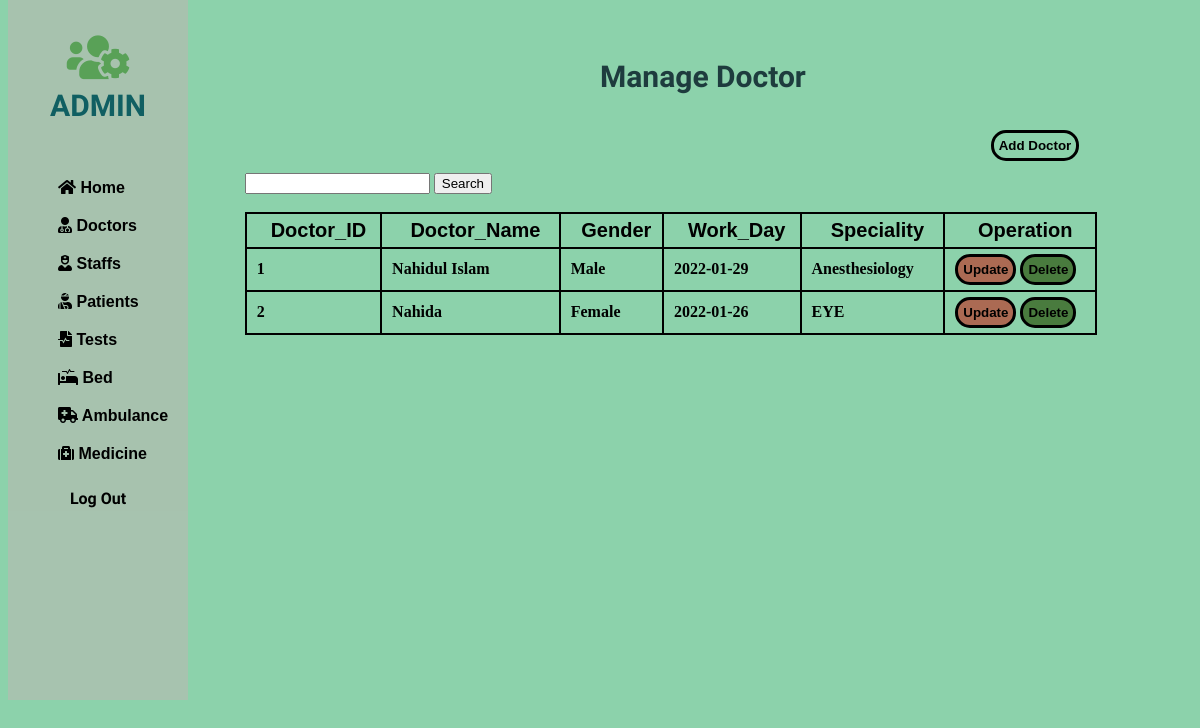
The page /php/Doctor/doctor.php on the database as committed earlier.
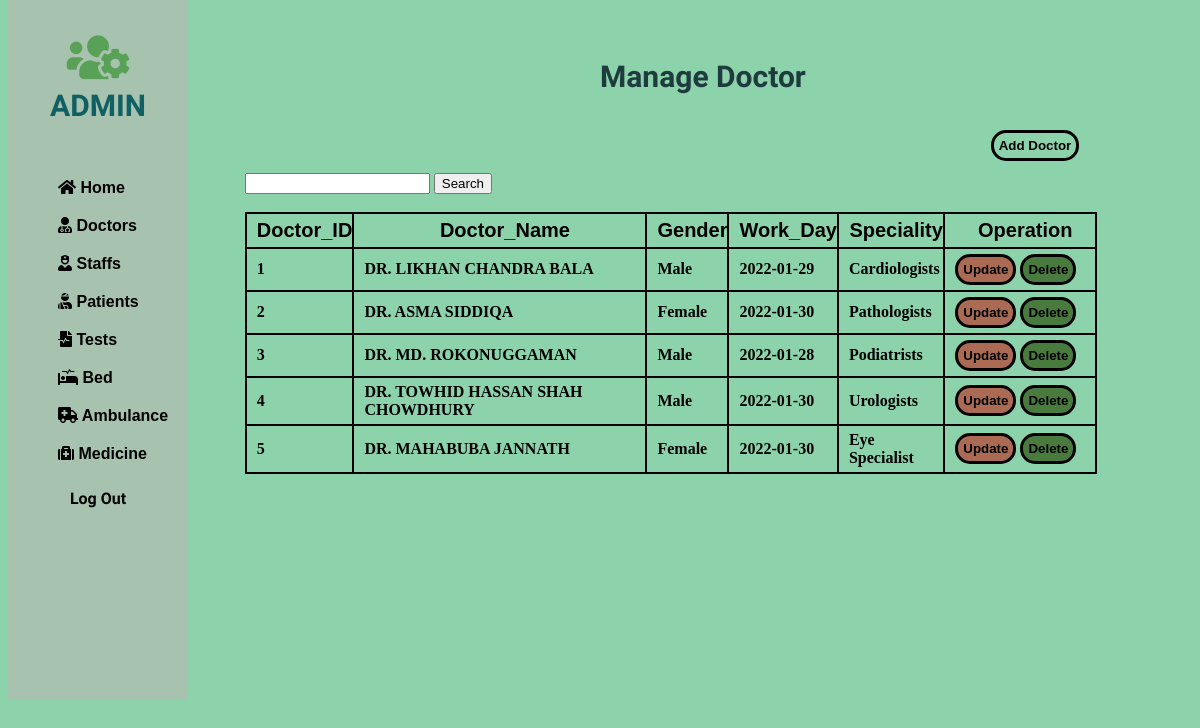
The same page on the database as committed later.
### tables this page shows
CREATE TABLE IF NOT EXISTS `doctor` (
  `D_ID` int(11) NOT NULL,
  `D_Name` varchar(225) NOT NULL,
  `Gender` enum('Male','Female','Others') NOT NULL,
  `Work_Day` date NOT NULL,
  `Speciality` varchar(225) NOT NULL,
  PRIMARY KEY (`D_ID`),
  UNIQUE KEY `D_ID` (`D_ID`)
);

### php/Doctor/doctor.php (the view, shortened to what this page needs)
<!DOCTYPE html>
<html lang="en">
<head>
    <link rel="stylesheet" href="https://use.fontawesome.com/releases/v5.15.4/css/all.css">
    <link rel="stylesheet" href="https://use.fontawesome.com/releases/v5.15.4/css/all.css">
</head>
<body>
    <div class="slidebar">
        <header>
            <span>
                <i class="fas fa-users-cog"></i><br>
            </span>
            ADMIN
        </header>
        <ul>
            <li>
                <a href="/php/home.php"><i class="fas fa-home"></i> Home</a>
            </li>
            <li>
                <a href="/php/Doctor/doctor.php"><i class="fas fa-user-md"></i> Doctors</a>
            </li>
            <li>
                <a href="/php/staff/staff.php"><i class="fas fa-user-nurse"></i> Staffs</a>
            </li>
            <li>
                <a href="/php/patient/patient.php"><i class="fas fa-user-injured"></i> Patients</a>
            </li>
            <li>
                <a href="/php/test/test.php"><i class="fas fa-file-medical-alt"></i> Tests</a>
            </li>
            <li>
                <a href="/php/bed/bed.php"><i class="fas fa-procedures"></i> Bed</a>
            </li>
            <li>
                <a href="/php/Ambulence/ambulence.php"><i class="fas fa-ambulance"></i> Ambulance</a>
            </li>
            <li>
                <a href="/php/medicine/medicine.php"><i class="fas fa-medkit"></i> Medicine</a>
            </li>
        </ul>
        <div>
            <a style="text-decoration: none;" href="/php/index.php">
                <div class="logout">
                    Log Out
                </div>
            </a>
        </div>
    </div>
    <div class="container">
        <div class="row">
            <div style="margin-left: 50%; margin-top: 5%;">
                <h2>Manage <b>Doctor</b></h2>
            </div>
            <div style="margin-left: 83%; margin-top: 3%;">
                <button class="docadd"><a href="/php/Doctor/add-doctor.php">Add Doctor</a></button>
            </div>
        </div>
    </div>
    <div class="card-body">
        <div style="margin-left: 20%; margin-top: 1%;">
            <form method="post" action="search-con.php">
                <input type="text" name="search" required />
                <input type="submit" value="Search" />
            </form>
            <br>
            <table id="dataTable" width="90%" cellspacing="10">
                <thead>
                    <tr>
                        <th> Doctor_ID </th>
                        <th> Doctor_Name </th>
                        <th> Gender </th>
                        <th> Work_Day </th>
                        <th> Speciality </th>
                        <th> Operation </th>
                    </tr>
                </thead>
                <tbody>
                    <?php
                    include 'db_conn.php';
                    $sql = " SELECT * FROM doctor LIMIT 5";
                    $query = mysqli_query($conn, $sql);
                    while ($Patient_data = mysqli_fetch_array($query)) {
                    ?>
                        <tr>
                            <td><?php echo  $Patient_data['D_ID']; ?></td>
                            <td><?php echo $Patient_data['D_Name'];  ?></td>
                            <td><?php echo $Patient_data['Gender'];  ?></td>
                            <td><?php echo $Patient_data['Work_Day'];  ?></td>
                            <td><?php echo $Patient_data['Speciality'];  ?></td>
                            <td style="width: 140px;">
                                <button class="tabbutton" style="background:      rgba(178, 83, 64, 0.819);"><a href="/php/Doctor/update-doctor.php?D_ID=<?php echo $Patient_data['D_ID']; ?>" class="btn btn-danger"><b>Update</b></a></button>
                                <button class="tabbutton" style="background:      rgba(59, 104, 39, 0.819 );"> <a href="/php/Doctor/Delete.php?D_ID=<?php echo $Patient_data['D_ID'];  ?>" class="btn btn-success"><b>Delete</b></a></button> &nbsp;
                            </td>
                        </tr>
                    <?php
                    }
                    ?>
                </tbody>
            </table>
        </div>
    </div>
</body>
</html>

Rows that differ between the two databases and show on the page:
changed doctor id 1: D_Name "Nahidul Islam" → "DR. LIKHAN CHANDRA BALA"; Speciality "Anesthesiology" → "Cardiologists"
changed doctor id 2: D_Name "Nahida" → "DR. ASMA SIDDIQA"; Work_Day "2022-01-26" → "2022-01-30"; Speciality "EYE" → "Pathologists"
added doctor: D_ID "3", D_Name "DR. MD. ROKONUGGAMAN", Gender "Male", Work_Day "2022-01-28", Speciality "Podiatrists"
added doctor: D_ID "4", D_Name "DR. TOWHID HASSAN SHAH CHOWDHURY", Gender "Male", Work_Day "2022-01-30", Speciality "Urologists"
added doctor: D_ID "5", D_Name "DR. MAHABUBA JANNATH", Gender "Female", Work_Day "2022-01-30", Speciality "Eye Specialist"
